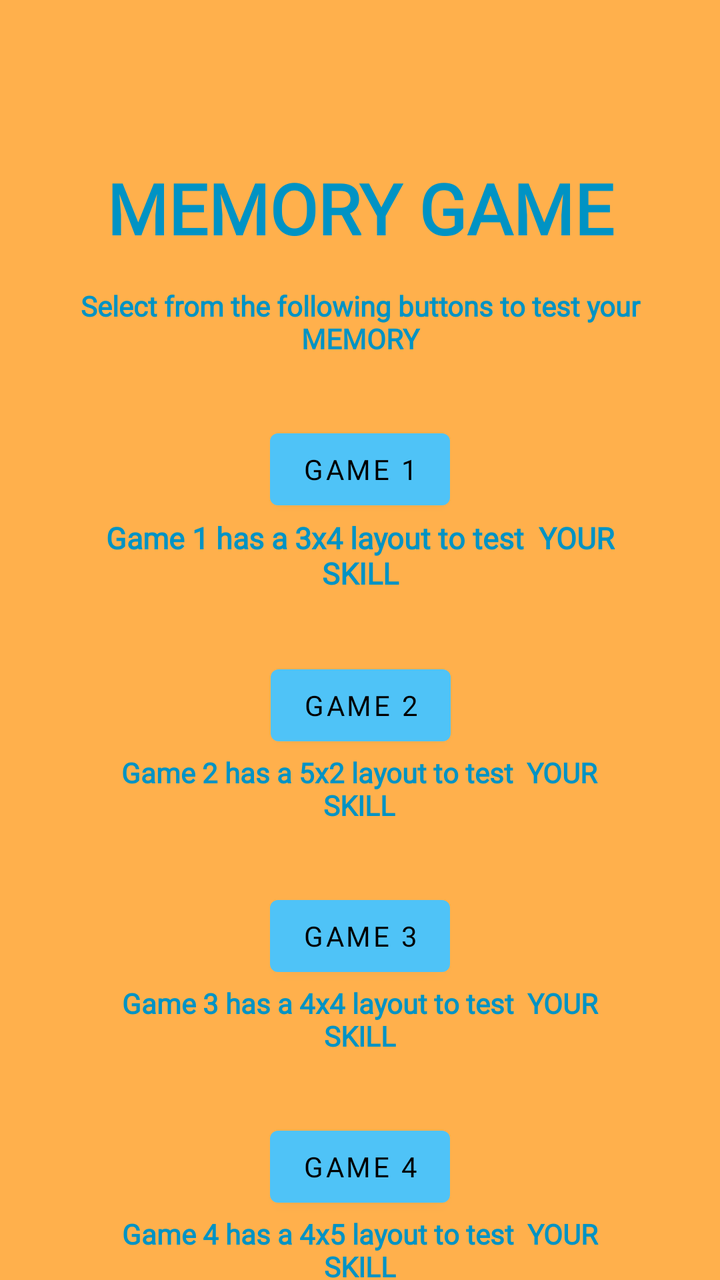
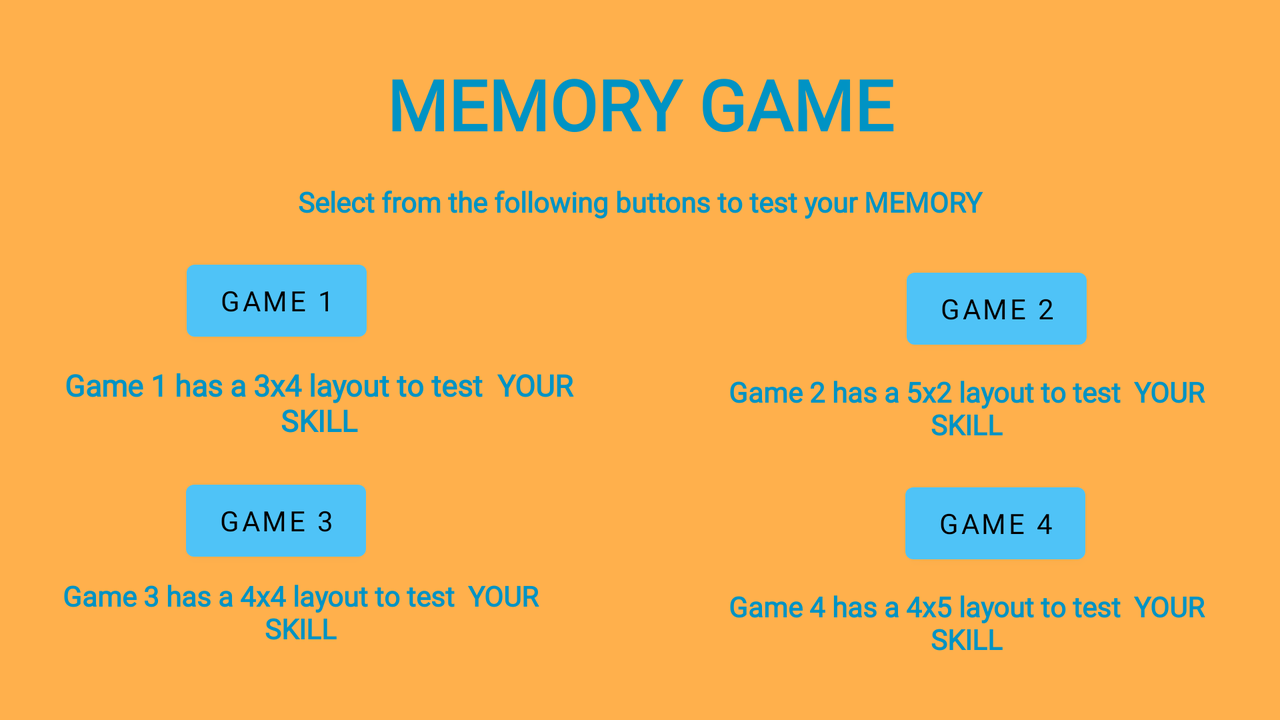

An Android layout and its configuration variant, each rendered on a device that would load it. The default file and the variant file are quoted in full after the pictures.
<!-- AndroidManifest.xml: application theme Theme.MemoryGame -->
<!-- res/layout/lobby_fragment.xml -->
<?xml version="1.0" encoding="utf-8"?>
<layout xmlns:android="http://schemas.android.com/apk/res/android"
    xmlns:app="http://schemas.android.com/apk/res-auto"
    xmlns:tools="http://schemas.android.com/tools">

    <data>

    </data>

    <androidx.constraintlayout.widget.ConstraintLayout
        android:layout_width="match_parent"
        android:layout_height="match_parent"
        android:background="@color/primaryLightColor">

        <TextView
            android:id="@+id/titleView"
            style="@style/memoryText_style"
            android:layout_width="wrap_content"
            android:layout_height="wrap_content"
            android:contentDescription="@string/app_name"
            android:text="@string/memory_game_string"
            android:textSize="35sp"
            app:layout_constraintBottom_toBottomOf="parent"
            app:layout_constraintEnd_toEndOf="parent"
            app:layout_constraintStart_toStartOf="parent"
            app:layout_constraintTop_toTopOf="parent"
            app:layout_constraintVertical_bias="0.136" />

        <TextView
            android:id="@+id/descriptionView"
            style="@style/memoryText_style"
            android:layout_width="0dp"
            android:layout_height="wrap_content"
            android:layout_marginStart="16dp"
            android:layout_marginLeft="16dp"
            android:layout_marginTop="16dp"
            android:layout_marginEnd="16dp"
            android:layout_marginRight="16dp"
            android:contentDescription="@string/direction_string"
            android:gravity="center"
            android:text="@string/direction_string"
            android:textAllCaps="false"
            app:layout_constraintEnd_toEndOf="parent"
            app:layout_constraintStart_toStartOf="parent"
            app:layout_constraintTop_toBottomOf="@+id/titleView" />

        <Button
            android:id="@+id/game1Button"
            android:layout_width="wrap_content"
            android:layout_height="wrap_content"
            android:layout_marginTop="32dp"
            android:fontFamily="@font/archivo_black"
            android:text="@string/game1Button_string"
            app:backgroundTint="@color/secondaryColor"
            app:layout_constraintEnd_toEndOf="parent"
            app:layout_constraintHorizontal_bias="0.5"
            app:layout_constraintStart_toStartOf="parent"
            app:layout_constraintTop_toBottomOf="@+id/descriptionView" />

        <TextView
            android:id="@+id/G1DescriptionView"
            style="@style/memoryText_style"
            android:layout_width="268dp"
            android:layout_height="wrap_content"
            android:layout_marginStart="16dp"
            android:layout_marginLeft="16dp"
            android:layout_marginEnd="16dp"
            android:layout_marginRight="16dp"
            android:contentDescription="@string/gameView1Des_string"
            android:gravity="center"
            android:text="@string/gameView1Des_string"
            android:textAlignment="center"
            android:textAllCaps="false"
            android:textSize="15sp"
            app:layout_constraintEnd_toEndOf="parent"
            app:layout_constraintHorizontal_bias="0.5"
            app:layout_constraintStart_toStartOf="parent"
            app:layout_constraintTop_toBottomOf="@+id/game1Button" />

        <Button
            android:id="@+id/game2Button"
            android:layout_width="wrap_content"
            android:layout_height="wrap_content"
            android:layout_marginTop="32dp"
            android:contentDescription="@string/game2Button_string"
            android:fontFamily="@font/archivo_black"
            android:text="@string/game2Button_string"
            app:backgroundTint="@color/secondaryColor"
            app:layout_constraintEnd_toEndOf="parent"
            app:layout_constraintHorizontal_bias="0.501"
            app:layout_constraintStart_toStartOf="parent"
            app:layout_constraintTop_toBottomOf="@+id/G1DescriptionView" />

        <TextView
            android:id="@+id/G2DescriptionView"
            style="@style/memoryText_style"
            android:layout_width="256dp"
            android:layout_height="wrap_content"
            android:contentDescription="@string/gameView2Des_string"
            android:gravity="center"
            android:text="@string/gameView2Des_string"
            android:textAllCaps="false"
            app:layout_constraintEnd_toEndOf="parent"
            app:layout_constraintHorizontal_bias="0.498"
            app:layout_constraintStart_toStartOf="parent"
            app:layout_constraintTop_toBottomOf="@+id/game2Button" />

        <Button
            android:id="@+id/game3Button"
            android:layout_width="wrap_content"
            android:layout_height="wrap_content"
            android:layout_marginTop="32dp"
            android:contentDescription="@string/game3Button_string"
            android:fontFamily="@font/archivo_black"
            android:text="@string/game3Button_string"
            app:backgroundTint="@color/secondaryColor"
            app:layout_constraintEnd_toEndOf="parent"
            app:layout_constraintHorizontal_bias="0.5"
            app:layout_constraintStart_toStartOf="parent"
            app:layout_constraintTop_toBottomOf="@+id/G2DescriptionView" />

        <TextView
            android:id="@+id/G3DescriptionView"
            style="@style/memoryText_style"
            android:layout_width="256dp"
            android:layout_height="wrap_content"
            android:contentDescription="@string/gameView3Des_string"
            android:gravity="center"
            android:text="@string/gameView3Des_string"
            android:textAllCaps="false"
            app:layout_constraintEnd_toEndOf="parent"
            app:layout_constraintHorizontal_bias="0.5"
            app:layout_constraintStart_toStartOf="parent"
            app:layout_constraintTop_toBottomOf="@+id/game3Button" />

        <Button
            android:id="@+id/game4Button"
            android:layout_width="wrap_content"
            android:layout_height="wrap_content"
            android:layout_marginTop="32dp"
            android:contentDescription="@string/game4Button_string"
            android:fontFamily="@font/archivo_black"
            android:text="@string/game4Button_string"
            app:backgroundTint="@color/secondaryColor"
            app:layout_constraintEnd_toEndOf="parent"
            app:layout_constraintHorizontal_bias="0.5"
            app:layout_constraintStart_toStartOf="parent"
            app:layout_constraintTop_toBottomOf="@+id/G3DescriptionView" />

        <TextView
            android:id="@+id/G4DescriptionView"
            style="@style/memoryText_style"
            android:layout_width="256dp"
            android:layout_height="wrap_content"
            android:contentDescription="@string/gameView4Des_string"
            android:gravity="center"
            android:text="@string/gameView4Des_string"
            android:textAllCaps="false"
            app:layout_constraintEnd_toEndOf="parent"
            app:layout_constraintHorizontal_bias="0.5"
            app:layout_constraintStart_toStartOf="parent"
            app:layout_constraintTop_toBottomOf="@+id/game4Button" />

    </androidx.constraintlayout.widget.ConstraintLayout>
</layout>
<!-- resources referenced by this layout -->
<resources>
  <color name="primaryLightColor">#ffb04c</color>
  <color name="secondaryColor">#4fc3f7</color>
  <string name="app_name">Memory Game</string>
  <string name="direction_string">Select from the following buttons to test your MEMORY</string>
  <string name="game1Button_string">Game 1</string>
  <string name="game2Button_string">Game 2</string>
  <string name="game3Button_string">Game 3</string>
  <string name="game4Button_string">Game 4</string>
  <string name="gameView1Des_string">Game 1 has a 3x4 layout to test <br /> YOUR SKILL</string>
  <string name="gameView2Des_string">Game 2 has a 5x2 layout to test <br /> YOUR SKILL</string>
  <string name="gameView3Des_string">Game 3 has a 4x4 layout to test <br /> YOUR SKILL</string>
  <string name="gameView4Des_string">Game 4 has a 4x5 layout to test <br /> YOUR SKILL</string>
  <string name="memory_game_string">Memory Game</string>
  <style name="memoryText_style">
          <item name="android:fontFamily">@font/archivo_black</item>
          <item name="android:textAllCaps">true</item>
          <item name="android:textColor">@color/secondaryDarkColor</item>
          <item name="android:textStyle">bold</item>
      </style>
  <style name="Theme.MemoryGame" parent="Theme.MaterialComponents.DayNight.NoActionBar">
          
          <item name="colorPrimary">@color/primaryColor</item>
          <item name="colorPrimaryDark">@color/primaryDarkColor</item>
          <item name="colorPrimaryVariant">@color/primaryLightColor</item>
          <item name="colorOnPrimary">@color/primaryTextColor</item>
          
          <item name="colorSecondary">@color/secondaryColor</item>
          <item name="colorSecondaryVariant">@color/secondaryDarkColor</item>
          <item name="colorOnSecondary">@color/secondaryTextColor</item>
          
          <item name="android:statusBarColor" tools:targetApi="l">?attr/colorPrimaryVariant</item>
          
      </style>
  <color name="secondaryDarkColor">#0093c4</color>
  <color name="primaryColor">#f57f17</color>
  <color name="primaryDarkColor">#bc5100</color>
  <color name="primaryTextColor">#000000</color>
  <color name="secondaryTextColor">#000000</color>
</resources>
<!-- res/layout-land/lobby_fragment.xml (the repository's variant of the layout above) -->
<!-- drawn on the phone turned sideways -->
<?xml version="1.0" encoding="utf-8"?>
<layout xmlns:android="http://schemas.android.com/apk/res/android"
    xmlns:app="http://schemas.android.com/apk/res-auto"
    xmlns:tools="http://schemas.android.com/tools">

    <data>

    </data>

    <androidx.constraintlayout.widget.ConstraintLayout
        android:layout_width="match_parent"
        android:layout_height="match_parent"
        android:background="@color/primaryLightColor">

        <TextView
            android:id="@+id/titleView"
            style="@style/memoryText_style"
            android:layout_width="wrap_content"
            android:layout_height="wrap_content"
            android:layout_marginTop="16dp"
            android:contentDescription="@string/app_name"
            android:text="@string/memory_game_string"
            android:textSize="35sp"
            app:layout_constraintBottom_toBottomOf="parent"
            app:layout_constraintEnd_toEndOf="parent"
            app:layout_constraintStart_toStartOf="parent"
            app:layout_constraintTop_toTopOf="parent"
            app:layout_constraintVertical_bias="0.043" />

        <TextView
            android:id="@+id/descriptionView"
            style="@style/memoryText_style"
            android:layout_width="0dp"
            android:layout_height="wrap_content"
            android:layout_marginStart="16dp"
            android:layout_marginLeft="16dp"
            android:layout_marginTop="16dp"
            android:layout_marginEnd="16dp"
            android:layout_marginRight="16dp"
            android:contentDescription="@string/direction_string"
            android:gravity="center"
            android:text="@string/direction_string"
            android:textAllCaps="false"
            app:layout_constraintEnd_toEndOf="parent"
            app:layout_constraintStart_toStartOf="parent"
            app:layout_constraintTop_toBottomOf="@+id/titleView" />

        <Button
            android:id="@+id/game1Button"
            android:layout_width="wrap_content"
            android:layout_height="wrap_content"
            android:layout_marginStart="16dp"
            android:layout_marginLeft="16dp"
            android:layout_marginTop="16dp"
            android:contentDescription="@string/game1Button_string"
            android:fontFamily="@font/archivo_black"
            android:text="@string/game1Button_string"
            app:backgroundTint="@color/secondaryColor"
            app:layout_constraintEnd_toEndOf="parent"
            app:layout_constraintHorizontal_bias="0.145"
            app:layout_constraintStart_toStartOf="parent"
            app:layout_constraintTop_toBottomOf="@+id/descriptionView" />

        <TextView
            android:id="@+id/G1DescriptionView"
            style="@style/memoryText_style"
            android:layout_width="268dp"
            android:layout_height="wrap_content"
            android:layout_marginStart="16dp"
            android:layout_marginLeft="16dp"
            android:layout_marginTop="8dp"
            android:layout_marginEnd="16dp"
            android:layout_marginRight="16dp"
            android:contentDescription="@string/gameView1Des_string"
            android:gravity="center"
            android:text="@string/gameView1Des_string"
            android:textAlignment="center"
            android:textAllCaps="false"
            android:textSize="15sp"
            app:layout_constraintEnd_toEndOf="parent"
            app:layout_constraintHorizontal_bias="0.027"
            app:layout_constraintStart_toStartOf="parent"
            app:layout_constraintTop_toBottomOf="@+id/game1Button" />

        <Button
            android:id="@+id/game2Button"
            android:layout_width="wrap_content"
            android:layout_height="wrap_content"
            android:layout_marginTop="20dp"
            android:layout_marginEnd="16dp"
            android:layout_marginRight="16dp"
            android:contentDescription="@string/game2Button_string"
            android:fontFamily="@font/archivo_black"
            android:text="@string/game2Button_string"
            app:backgroundTint="@color/secondaryColor"
            app:layout_constraintEnd_toEndOf="parent"
            app:layout_constraintHorizontal_bias="0.849"
            app:layout_constraintStart_toStartOf="parent"
            app:layout_constraintTop_toBottomOf="@+id/descriptionView" />

        <TextView
            android:id="@+id/G2DescriptionView"
            style="@style/memoryText_style"
            android:layout_width="256dp"
            android:layout_height="wrap_content"
            android:layout_marginTop="8dp"
            android:layout_marginEnd="16dp"
            android:layout_marginRight="16dp"
            android:contentDescription="@string/gameView2Des_string"
            android:gravity="center"
            android:text="@string/gameView2Des_string"
            android:textAllCaps="false"
            app:layout_constraintEnd_toEndOf="parent"
            app:layout_constraintHorizontal_bias="0.966"
            app:layout_constraintStart_toStartOf="parent"
            app:layout_constraintTop_toBottomOf="@+id/game2Button" />

        <Button
            android:id="@+id/game3Button"
            android:layout_width="wrap_content"
            android:layout_height="wrap_content"
            android:layout_marginStart="16dp"
            android:layout_marginLeft="16dp"
            android:layout_marginTop="16dp"
            android:contentDescription="@string/game3Button_string"
            android:fontFamily="@font/archivo_black"
            android:text="@string/game3Button_string"
            app:backgroundTint="@color/secondaryColor"
            app:layout_constraintEnd_toEndOf="parent"
            app:layout_constraintHorizontal_bias="0.144"
            app:layout_constraintStart_toStartOf="parent"
            app:layout_constraintTop_toBottomOf="@+id/G1DescriptionView" />

        <TextView
            android:id="@+id/G3DescriptionView"
            style="@style/memoryText_style"
            android:layout_width="256dp"
            android:layout_height="wrap_content"
            android:layout_marginTop="4dp"
            android:contentDescription="@string/gameView3Des_string"
            android:gravity="center"
            android:text="@string/gameView3Des_string"
            android:textAllCaps="false"
            app:layout_constraintEnd_toEndOf="parent"
            app:layout_constraintHorizontal_bias="0.058"
            app:layout_constraintStart_toStartOf="parent"
            app:layout_constraintTop_toBottomOf="@+id/game3Button" />

        <Button
            android:id="@+id/game4Button"
            android:layout_width="wrap_content"
            android:layout_height="wrap_content"
            android:layout_marginTop="16dp"
            android:layout_marginEnd="16dp"
            android:layout_marginRight="16dp"
            android:contentDescription="@string/game4Button_string"
            android:fontFamily="@font/archivo_black"
            android:text="@string/game4Button_string"
            app:backgroundTint="@color/secondaryColor"
            app:layout_constraintEnd_toEndOf="parent"
            app:layout_constraintHorizontal_bias="0.848"
            app:layout_constraintStart_toStartOf="parent"
            app:layout_constraintTop_toBottomOf="@+id/G2DescriptionView" />

        <TextView
            android:id="@+id/G4DescriptionView"
            style="@style/memoryText_style"
            android:layout_width="256dp"
            android:layout_height="wrap_content"
            android:layout_marginTop="8dp"
            android:layout_marginEnd="16dp"
            android:layout_marginRight="16dp"
            android:contentDescription="@string/gameView4Des_string"
            android:gravity="center"
            android:text="@string/gameView4Des_string"
            android:textAllCaps="false"
            app:layout_constraintEnd_toEndOf="parent"
            app:layout_constraintHorizontal_bias="0.966"
            app:layout_constraintStart_toStartOf="parent"
            app:layout_constraintTop_toBottomOf="@+id/game4Button" />

    </androidx.constraintlayout.widget.ConstraintLayout>
</layout>
